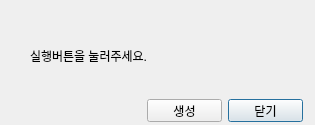
<?xml version="1.0" encoding="UTF-8"?>
<ui version="4.0">
 <class>Dialog</class>
 <widget class="QDialog" name="Dialog">
  <property name="geometry">
   <rect>
    <x>0</x>
    <y>0</y>
    <width>315</width>
    <height>125</height>
   </rect>
  </property>
  <property name="windowTitle">
   <string>Dialog</string>
  </property>
  <widget class="QLabel" name="CertificateStatusView">
   <property name="geometry">
    <rect>
     <x>30</x>
     <y>20</y>
     <width>261</width>
     <height>71</height>
    </rect>
   </property>
   <property name="text">
    <string>실행버튼을 눌러주세요.</string>
   </property>
   <property name="wordWrap">
    <bool>true</bool>
   </property>
  </widget>
  <widget class="QPushButton" name="CertificateSuccessExit">
   <property name="geometry">
    <rect>
     <x>228</x>
     <y>99</y>
     <width>75</width>
     <height>23</height>
    </rect>
   </property>
   <property name="text">
    <string>닫기</string>
   </property>
  </widget>
  <widget class="QPushButton" name="CertificateSuccess">
   <property name="geometry">
    <rect>
     <x>147</x>
     <y>99</y>
     <width>75</width>
     <height>23</height>
    </rect>
   </property>
   <property name="text">
    <string>생성</string>
   </property>
  </widget>
 </widget>
 <resources/>
 <connections/>
</ui>
